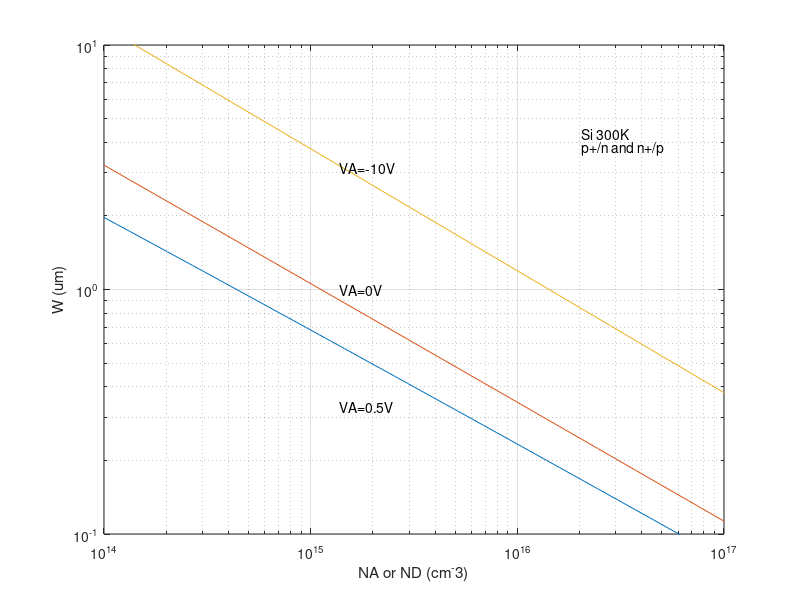

Source code (MATLAB):
T = 300;
k = 8.617e-5;
e0 = 8.85e-14;
q = 1.602e-19;
KS = 11.8;
ni = 1e10;
EG = 1.12;

NB = logspace(14,17);
VA = [0.5, 0, -10];

Vbi = EG/2 + k*T .* log(NB./ni);
W = zeros(3, size(NB,2));
W = 1.0e4 * sqrt(2 * KS * e0 / q .* (Vbi - VA').*(1./NB));

close
loglog(NB, W, '-'); grid
axis([1.0e14, 1.0e17, 1.0e-1, 1.0e1])
xlabel('NA or ND (cm^-3)');
ylabel('W (um)');
set(gca, 'DefaultTextUnits', 'normalized')
text(.38, .26, 'VA=0.5V');
text(.38, .5, 'VA=0V');
text(.38, .75, 'VA=-10V');
text(.77, .82, 'Si 300K');
text(.77, .79, 'p+/n and n+/p');
set(gca, 'DefaultTextUnits', 'data') % gca Return a handle to the current axes object.
